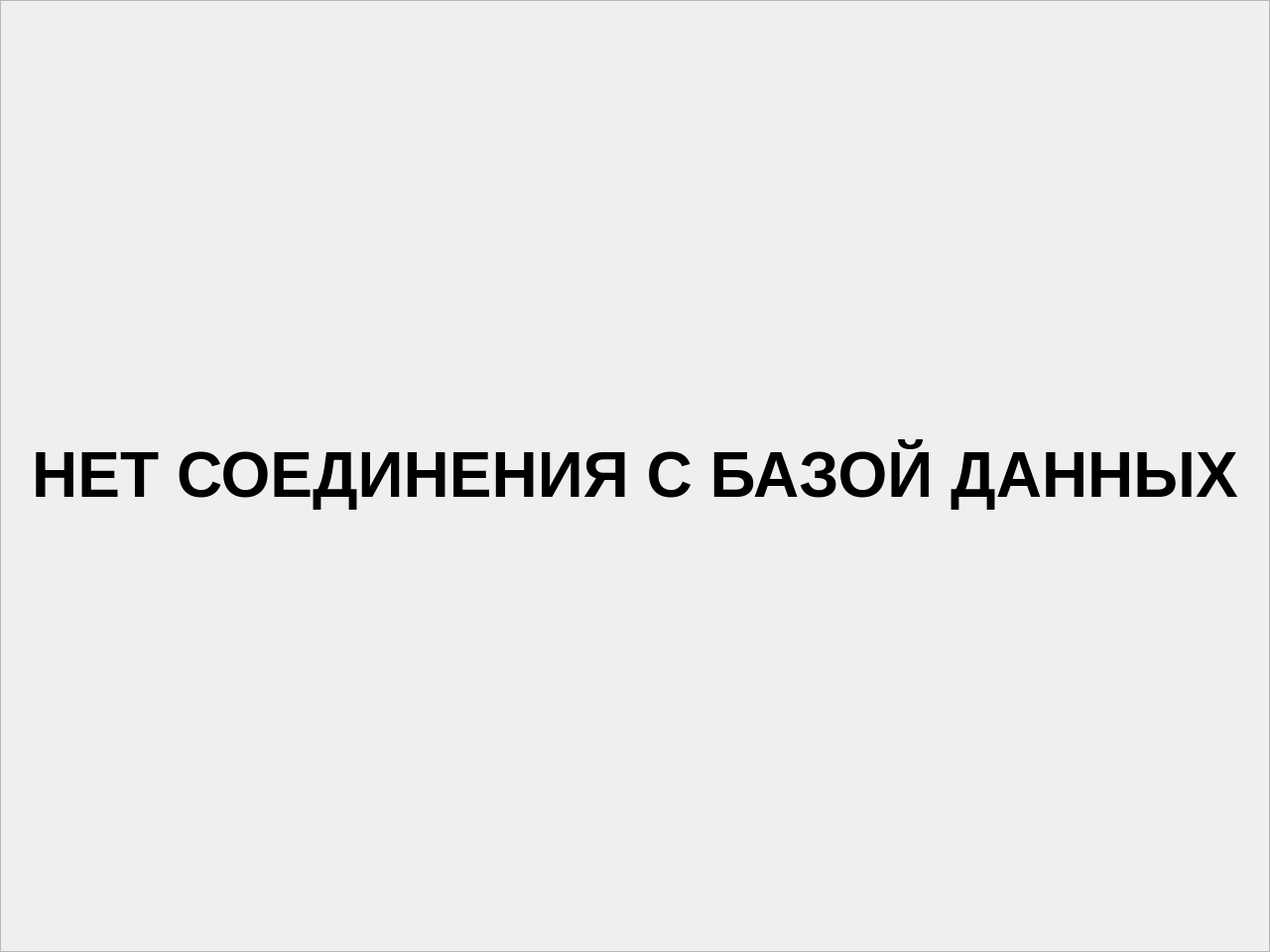
<?xml version="1.0" encoding="UTF-8"?>
<ui version="4.0">
 <class>notConnectionDb</class>
 <widget class="QFrame" name="notConnectionDb">
  <property name="windowModality">
   <enum>Qt::ApplicationModal</enum>
  </property>
  <property name="geometry">
   <rect>
    <x>0</x>
    <y>0</y>
    <width>1280</width>
    <height>960</height>
   </rect>
  </property>
  <property name="windowTitle">
   <string>Frame</string>
  </property>
  <property name="autoFillBackground">
   <bool>true</bool>
  </property>
  <property name="frameShape">
   <enum>QFrame::StyledPanel</enum>
  </property>
  <property name="frameShadow">
   <enum>QFrame::Raised</enum>
  </property>
  <widget class="QLabel" name="label">
   <property name="geometry">
    <rect>
     <x>0</x>
     <y>420</y>
     <width>1280</width>
     <height>120</height>
    </rect>
   </property>
   <property name="font">
    <font>
     <pointsize>30</pointsize>
    </font>
   </property>
   <property name="text">
    <string>&lt;html&gt;&lt;head/&gt;&lt;body&gt;&lt;p align=&quot;center&quot;&gt;&lt;span style=&quot; font-size:48pt; font-weight:600;&quot;&gt;НЕТ СОЕДИНЕНИЯ С БАЗОЙ ДАННЫХ&lt;/span&gt;&lt;/p&gt;&lt;/body&gt;&lt;/html&gt;</string>
   </property>
  </widget>
 </widget>
 <resources/>
 <connections/>
</ui>
